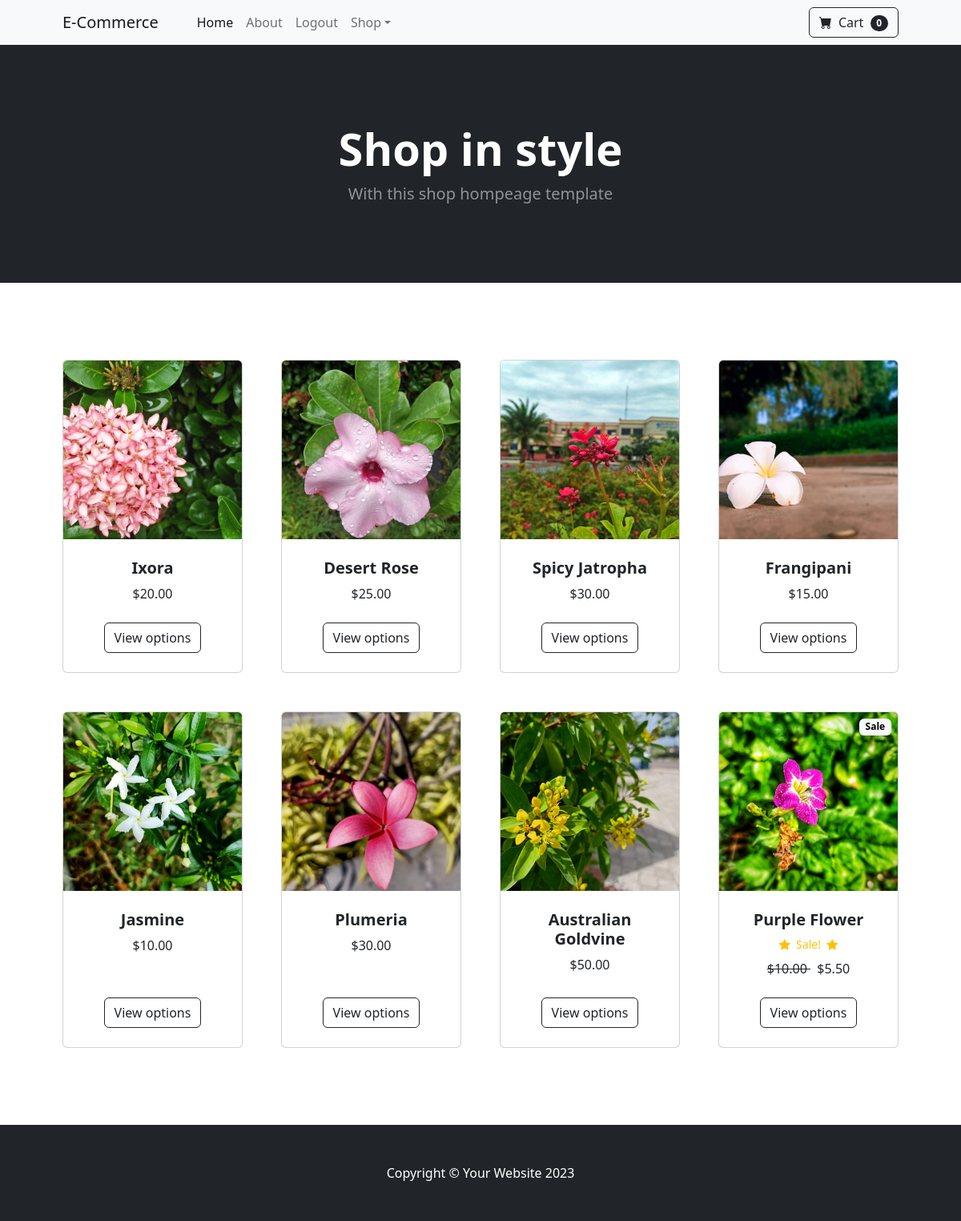
The app's page / (signed in) with its own data.
### app/models.py (models this page shows)
class Product(models.Model):
    name = models.CharField(max_length=100)
    price = models.DecimalField(default=0, decimal_places=2, max_digits=6)
    category = models.ForeignKey(Category, on_delete=models.CASCADE, default=1)
    description = models.CharField(max_length=250, default='', blank=True, null=True)
    image = models.ImageField(upload_to="upload/product/")
    is_sale = models.BooleanField(default=False)
    sale_price = models.DecimalField(default=0, decimal_places=2, max_digits=6)
    def __str__(self):
        return self.name

### app/views.py (the view)
# urls.py: path('', views.home, name="home"),
def home(request):
    products = Product.objects.all()
    return render(request, "home.html", {'products': products})

### app/templates/home.html
{% extends 'base.html' %}
{% load static %}
{% block content %}
        <header class="bg-dark py-5">
            <div class="container px-4 px-lg-5 my-5">
                <div class="text-center text-white">
                    <h1 class="display-4 fw-bolder">Shop in style</h1>
                    <p class="lead fw-normal text-white-50 mb-0">With this shop hompeage template</p>
                </div>
            </div>
        </header>
        <section class="py-5">
            <div class="container px-4 px-lg-5 mt-5">
                <div class="row gx-4 gx-lg-5 row-cols-2 row-cols-md-3 row-cols-xl-4 justify-content-center">
                    {% for product in products %}
                        {% if product.is_sale %}
                            <div class="col mb-5">
                                <div class="card h-100">
                                    <div class="badge bg-light text-black position-absolute"
                                    style="top: 0.5rem; right: 0.5rem">Sale</div>
                                    <img class="card-img-top" src="{{ product.image.url }}" alt="..." />
                                    <div class="card-body p-4">
                                        <div class="text-center">
                                            <h5 class="fw-bolder">{{ product.name }}</h5>
                                            <div class="d-flex justify-content-center small text-warning mb-2">
                                                <div class="bi-star-fill"></div>
                                                &nbsp;&nbsp;Sale!&nbsp;&nbsp;
                                                <div class="bi-star-fill"></div>
                                            </div>
                                            <strike>
                                                ${{ product.price }}
                                            </strike>
                                            &nbsp;
                                            ${{ product.sale_price }}
                                        </div>
                                    </div>
                                    <div class="card-footer p-4 pt-0 border-top-0 bg-transparent">
                                        <div class="text-center"><a class="btn btn-outline-dark mt-auto" href="#">View options</a></div>
                                    </div>
                                </div>
                            </div>
                        {% else %}
                            <div class="col mb-5">
                                <div class="card h-100">
                                    <img class="card-img-top" src="{{ product.image.url }}" alt="..." />
                                    <div class="card-body p-4">
                                        <div class="text-center">
                                            <h5 class="fw-bolder">{{ product.name }}</h5>
                                            ${{ product.price }}
                                        </div>
                                    </div>
                                    <div class="card-footer p-4 pt-0 border-top-0 bg-transparent">
                                        <div class="text-center"><a class="btn btn-outline-dark mt-auto" href="#">View options</a></div>
                                    </div>
                                </div>
                            </div>
                        {% endif %}
                    {% endfor %}
                </div>
            </div>
        </section>
{% endblock %}

### records on screen
Product: image (picture), name "Ixora", price "20.00"
Product: image (picture), name "Desert Rose", price "25.00"
Product: image (picture), name "Spicy Jatropha", price "30.00"
Product: image (picture), name "Frangipani", price "15.00"
Product: image (picture), name "Jasmine", price "10.00"
Product: image (picture), name "Plumeria", price "30.00"
Product: image (picture), name "Australian Goldvine", price "50.00"
Product: image (picture), name "Purple Flower", price "10.00", sale_price "5.50"
